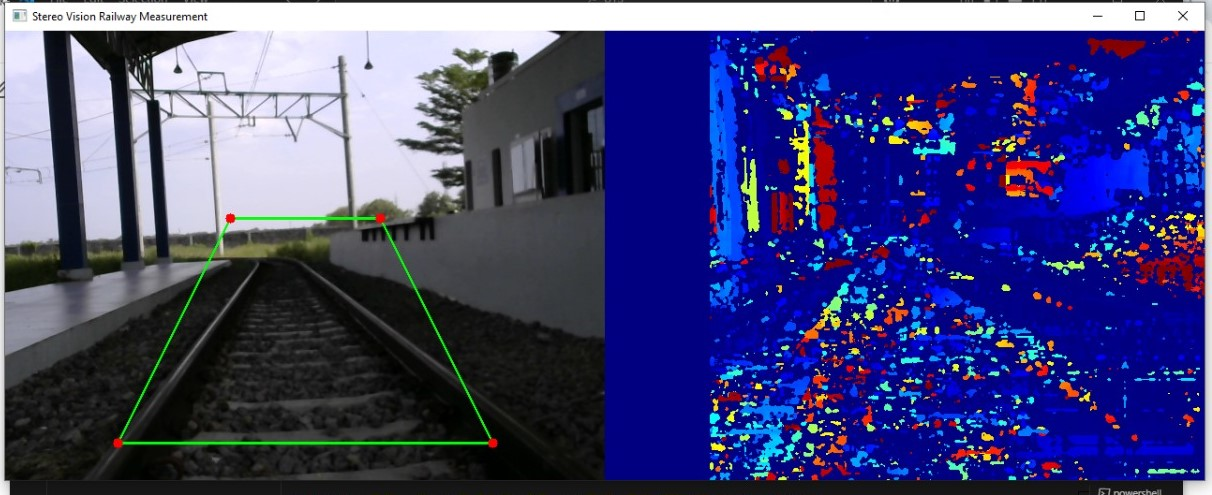
#> input picture Stereo Vision.jpg, 1212 x 495 px, given in place of the camera
$ python 'Project UTS Praktikum Kontrol Cerdas_Kelompok 4_TKA 6B.py'
#> lines starting #> are read from the running program, lines starting #| are printed output that depends on the picture; after the words box and inside, x2 and y2 are one past the last pixel; in counts of white or black regions, pixels touching at a corner belong together
import cv2
import numpy as np
import serial
import time
import threading
import pandas as pd
from datetime import datetime
import re

def nothing(x):
    pass

class SensorDataReader(threading.Thread):
    """
    Threaded serial reader for Arduino sensor data.
    Parses lines with following formats:
    - ULTRA:<value>
    - GYRO:X=<val>,Y=<val>,Z=<val>
    - WIDTH:<value>
    - LENGTH:<value>

    Continuously updates latest sensor values in a thread-safe way.
    """
    def __init__(self, port='COM3', baudrate=9600):
        super().__init__()
        self.ser = None
        self.port = port
        self.baudrate = baudrate
        self.running = False
        self.data_lock = threading.Lock()
        # Store individual sensor values separately
        self.sensor_data = {
            'length': None,
            'width': None,
            'gyro_x': None,
            'gyro_y': None,
            'gyro_z': None,
            'ultrasonic_distance': None
        }

        # Regex patterns for parsing
        self.gyro_pattern = re.compile(r'GYRO:.*?X=([-+]?[0-9]*\.?[0-9]+),\s*Y=([-+]?[0-9]*\.?[0-9]+),\s*Z=([-+]?[0-9]*\.?[0-9]+)', re.IGNORECASE)

    def run(self):
        try:
            self.ser = serial.Serial(self.port, self.baudrate, timeout=1)
            print(f"[Sensor] Connected to {self.port} at {self.baudrate} baud.")
        except Exception as e:
            print(f"[Sensor] Could not open serial port {self.port}: {e}")
            return

        self.running = True
        while self.running:
            try:
                line = self.ser.readline().decode('utf-8').strip()
                if line:
                    # Parse ultrasonic sensor value
                    if line.upper().startswith("ULTRA:"):
                        try:
                            val = float(line.split(':')[1].strip())
                            with self.data_lock:
                                self.sensor_data['ultrasonic_distance'] = val
                        except ValueError:
                            pass

                    # Parse gyro values GYRO:X=...,Y=...,Z=...
                    elif line.upper().startswith("GYRO:"):
                        match = self.gyro_pattern.match(line)
                        if match:
                            try:
                                gx = float(match.group(1))
                                gy = float(match.group(2))
                                gz = float(match.group(3))
                                with self.data_lock:
                                    self.sensor_data['gyro_x'] = gx
                                    self.sensor_data['gyro_y'] = gy
                                    self.sensor_data['gyro_z'] = gz
                            except ValueError:
                                pass

                    # Parse width measurement
                    elif line.upper().startswith("WIDTH:"):
                        try:
                            val = float(line.split(':')[1].strip())
                            with self.data_lock:
                                self.sensor_data['width'] = val
                        except ValueError:
                            pass

                    # Parse length measurement
                    elif line.upper().startswith("LENGTH:"):
                        try:
                            val = float(line.split(':')[1].strip())
                            with self.data_lock:
                                self.sensor_data['length'] = val
                        except ValueError:
                            pass

                    # Could add more sensors here if needed
            except Exception as e:
                print(f"[Sensor] Serial read error: {e}")
                break
        if self.ser and self.ser.is_open:
            self.ser.close()
            print("[Sensor] Serial port closed.")

    def stop(self):
        self.running = False
        self.join()

    def get_data(self):
        with self.data_lock:
            return self.sensor_data.copy()


def main():
    sensor_port = 'COM3'  # Set your Arduino COM port here
    sensor_reader = SensorDataReader(port=sensor_port, baudrate=6900)
    sensor_reader.start()

    cap_left = cv2.VideoCapture(0)
    cap_right = cv2.VideoCapture(2)

    if not cap_left.isOpened() or not cap_right.isOpened():
        print("Error: Could not open one or both cameras")
        sensor_reader.stop()
        return

    window_size = 10
    min_disp = 0
    num_disp = 64

    stereo = cv2.StereoSGBM_create(
        minDisparity = min_disp,
        numDisparities = num_disp,
        blockSize = 5,
        P1 = 8*3*window_size**2,
        P2 = 32*3*window_size**2,
        disp12MaxDiff = 1,
        uniquenessRatio = 15,
        speckleWindowSize = 0,
        speckleRange = 2,
        preFilterCap = 63,
        mode = cv2.STEREO_SGBM_MODE_SGBM_3WAY
    )

    # Parameter stereo vision
    focal_length = 746.68  # dalam pixel
    baseline = 0.21        # dalam meter

    cv2.namedWindow('Parameters')
    cv2.createTrackbar('CannyThresh1','Parameters',50,300,nothing)
    cv2.createTrackbar('CannyThresh2','Parameters',150,300,nothing)
    cv2.createTrackbar('NumDisp','Parameters',112,160,nothing)

    print("Press ESC to exit, 's' to save current measurement to Excel")

    saved_data = []
    last_measurements = None

    while True:
        retL, frameL = cap_left.read()
#> frameL is the input picture: shape (495, 1212, 3); mean B, G, R 120.9, 67.3, 66
        retR, frameR = cap_right.read()
        if not retL or not retR:
            print("Failed to grab frames")
            break

        frameL = cv2.resize(frameL, (320, 240))
#> frameL: shape (240, 320, 3)
        frameR = cv2.resize(frameR, (320, 240))

        grayL = cv2.cvtColor(frameL, cv2.COLOR_BGR2GRAY)
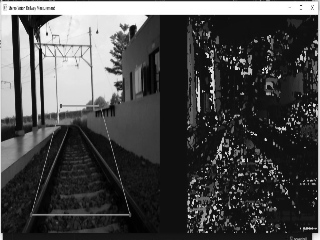
#> grayL: shape (240, 320); min 0, max 255, mean 73
        grayR = cv2.cvtColor(frameR, cv2.COLOR_BGR2GRAY)

        canny_thresh1 = cv2.getTrackbarPos('CannyThresh1', 'Parameters')
        canny_thresh2 = cv2.getTrackbarPos('CannyThresh2', 'Parameters')
        num_disp = cv2.getTrackbarPos('NumDisp', 'Parameters')
        if num_disp % 16 != 0:
            num_disp = (num_disp //16)*16
        if num_disp < 16:
            num_disp = 16
        stereo.setNumDisparities(num_disp)

        disparity = stereo.compute(grayL, grayR).astype(np.float32) / 16.0
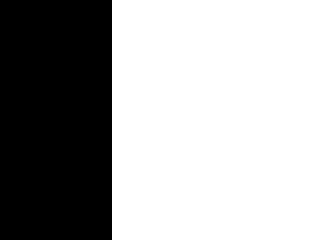
#> disparity: shape (240, 320) float32; values -1 (black) and 0 (white), 65% white; 1 black region, box (x1, y1, x2, y2) and area: (0, 0, 112, 240) 26880
        disp_vis = cv2.normalize(disparity, None, alpha=0, beta=255, norm_type=cv2.NORM_MINMAX)
        disp_vis = np.uint8(disp_vis)
        edges = cv2.Canny(grayL, canny_thresh1, canny_thresh2)
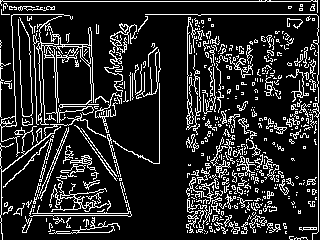
#> edges: shape (240, 320); 16.1% white in thin lines or dots

        contours, hierarchy = cv2.findContours(edges, cv2.RETR_EXTERNAL, cv2.CHAIN_APPROX_SIMPLE)
#> contours = 486 contours, 436 with area under 20; largest, box (x1, y1, x2, y2) and area: (36, 16, 99, 125) 2738, (50, 179, 111, 212) 161, (186, 17, 201, 130) 141, (0, 14, 73, 157) 126, (136, 49, 161, 99) 104

        measurement_text = "No valid measurement"
        length_stereo = None
        width_stereo = None

        if contours:
            largest_contour = max(contours, key=cv2.contourArea)
#> largest_contour = contour of 320 points, box (x1, y1, x2, y2) (36, 16, 99, 125), area 2738
            epsilon = 0.02 * cv2.arcLength(largest_contour, True)
#> epsilon = 21.14
            approx = cv2.approxPolyDP(largest_contour, epsilon, True)
#> approx = [[61, 16], [37, 24], [41, 124], [42, 45], [46, 113], [98, 104], [90, 27], [40, 41]]

            if len(approx) >= 4:
                pts = approx.reshape(-1,2)
#> pts has the same summary as approx
                pts = pts[np.argsort(pts[:,0])]
#> pts = [[37, 24], [40, 41], [41, 124], [42, 45], [46, 113], [61, 16], [90, 27], [98, 104]]
                left_pts = pts[:len(pts)//2]
#> left_pts = [[37, 24], [40, 41], [41, 124], [42, 45]]
                right_pts = pts[len(pts)//2:]
#> right_pts = [[46, 113], [61, 16], [90, 27], [98, 104]]
                left_bottom = left_pts[np.argmax(left_pts[:,1])]
#> left_bottom = [41, 124]
                left_top = left_pts[np.argmin(left_pts[:,1])]
#> left_top = [37, 24]
                right_bottom = right_pts[np.argmax(right_pts[:,1])]
#> right_bottom = [46, 113]
                right_top = right_pts[np.argmin(right_pts[:,1])]
#> right_top = [61, 16]
                trapezoid_pts = np.array([left_bottom, left_top, right_top, right_bottom], dtype=np.int32)
#> trapezoid_pts = [[41, 124], [37, 24], [61, 16], [46, 113]]

                points_3D = []
                for (x,y) in trapezoid_pts:
                    x_clamped = np.clip(x, 0, disparity.shape[1]-1)
                    y_clamped = np.clip(y, 0, disparity.shape[0]-1)
                    disp = disparity[y_clamped, x_clamped]
                    if disp <= 0:
                        X = np.nan
                        Y = np.nan
                        Z = np.nan
                    else:
                        Z = (focal_length * baseline) / disp
                        X = (x_clamped - 640/2) * Z / focal_length
                        Y = (y_clamped - 480/2) * Z / focal_length
                    points_3D.append([X,Y,Z])
#> this loop made 4 passes
#> (x, y, x_clamped, y_clamped) on passes 1 to 4: (41, 124, 41, 124), (37, 24, 37, 24), (61, 16, 61, 16), (46, 113, 46, 113)
#> after the loop, points_3D = [[nan, nan, nan], [nan, nan, nan], [nan, nan, nan], [nan, nan, nan]]
                points_3D = np.array(points_3D)

                if np.isnan(points_3D).any():
                    measurement_text = "Bad disparity data"
                else:
                    width_bottom = np.linalg.norm(points_3D[0] - points_3D[3])
                    width_top = np.linalg.norm(points_3D[1] - points_3D[2])
                    width_stereo = (width_bottom + width_top)/2

                    length_left = np.linalg.norm(points_3D[0] - points_3D[1])
                    length_right = np.linalg.norm(points_3D[3] - points_3D[2])
                    length_stereo = (length_left + length_right)/2

                    measurement_text = "Stereo W: {:.2f}cm  L: {:.2f}cm".format(width_stereo, length_stereo)

                cv2.polylines(frameL, [trapezoid_pts], isClosed=True, color=(0,255,0), thickness=2)
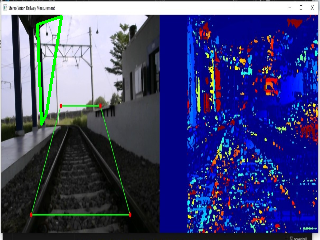
#> frameL: shape (240, 320, 3); mean B, G, R 119.4, 68.3, 64.6
                for pt in trapezoid_pts:
                    cv2.circle(frameL, tuple(pt), 5, (0,0,255), -1)
#> this loop made 4 passes
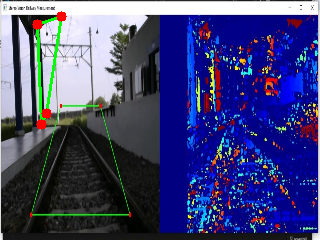
#> frameL: shape (240, 320, 3); 0.42% of pixels changed, all inside (x1, y1, x2, y2) = (32, 11, 67, 130)

                cv2.putText(frameL, measurement_text, (10,30), cv2.FONT_HERSHEY_SIMPLEX, 1, (0,255,0), 2)
#> frameL: shape (240, 320, 3); 2.6% of pixels changed, all inside (x1, y1, x2, y2) = (13, 7, 299, 39)
            else:
                cv2.putText(frameL, "Not enough polygon points", (10,30), cv2.FONT_HERSHEY_SIMPLEX, 0.7, (0,0,255), 2)
        else:
            cv2.putText(frameL, "No contour detected", (10,30), cv2.FONT_HERSHEY_SIMPLEX, 0.7, (0,0,255), 2)

        sensor_data = sensor_reader.get_data()

        # Combine stereo and sensor measurements with weights
        if sensor_data['length'] is not None and length_stereo is not None:
            weight_stereo = 0.6
            weight_sensor = 0.4
            combined_length = weight_stereo*length_stereo + weight_sensor*sensor_data['length']
        else:
            combined_length = length_stereo if length_stereo is not None else sensor_data['length']

        if sensor_data['width'] is not None and width_stereo is not None:
            combined_width = weight_stereo*width_stereo + weight_sensor*sensor_data['width']
        else:
            combined_width = width_stereo if width_stereo is not None else sensor_data['width']

        # Print combined measurement in terminal
        print("\rCombined Measurement - Width: {:0.2f} cm, Length: {:0.2f} cm".format(
            combined_width if combined_width else 0,
            combined_length if combined_length else 0
        ), end='')

        # Display sensor info on frame
        if sensor_data['ultrasonic_distance'] is not None:
            sensor_text1 = f"Ultrasonic Dist: {sensor_data['ultrasonic_distance']:.2f} cm"
            cv2.putText(frameL, sensor_text1, (10,70), cv2.FONT_HERSHEY_SIMPLEX, 0.6, (255,255,255), 1)
        if None not in (sensor_data['gyro_x'], sensor_data['gyro_y'], sensor_data['gyro_z']):
            sensor_text2 = f"Gyro: X={sensor_data['gyro_x']:.2f}, Y={sensor_data['gyro_y']:.2f}, Z={sensor_data['gyro_z']:.2f}"
            cv2.putText(frameL, sensor_text2, (10,100), cv2.FONT_HERSHEY_SIMPLEX, 0.6, (255,255,255), 1)

        disp_color = cv2.applyColorMap(disp_vis, cv2.COLORMAP_JET)
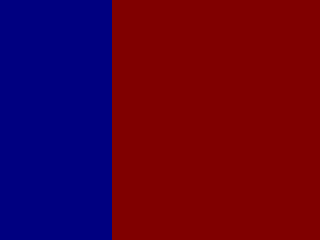
#> disp_color: shape (240, 320, 3); mean B, G, R 44.8, 0, 83.2
        combined = cv2.hconcat([frameL, disp_color])
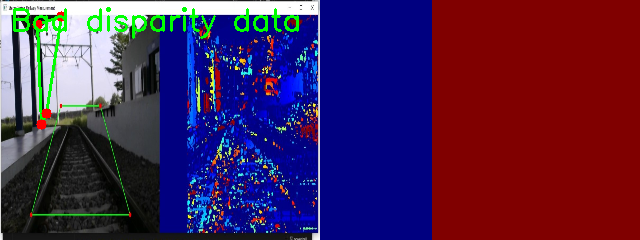
#> combined: shape (240, 640, 3); mean B, G, R 80.1, 36, 73

        cv2.imshow('Stereo Vision Railway Measurement', combined)
        cv2.imshow('Canny Edges', edges)

        key = cv2.waitKey(1) & 0xFF
#> (key Esc is pressed here)
        if key == 27:  # ESC
            break
        elif key == ord('s'):
            timestamp = datetime.now().strftime("%Y-%m-%d %H:%M:%S")
            data_to_save = {
                'Timestamp': timestamp,
                'Stereo_Width_m': width_stereo if width_stereo is not None else np.nan,
                'Stereo_Length_m': length_stereo if length_stereo is not None else np.nan,
                'Sensor_Width_m': sensor_data['width'] if sensor_data['width'] is not None else np.nan,
                'Sensor_Length_m': sensor_data['length'] if sensor_data['length'] is not None else np.nan,
                'Combined_Width_m': combined_width if combined_width else np.nan,
                'Combined_Length_m': combined_length if combined_length else np.nan,
                'Ultrasonic_m': sensor_data['ultrasonic_distance'] if sensor_data['ultrasonic_distance'] is not None else np.nan,
                'Gyro_X': sensor_data['gyro_x'] if sensor_data['gyro_x'] is not None else np.nan,
                'Gyro_Y': sensor_data['gyro_y'] if sensor_data['gyro_y'] is not None else np.nan,
                'Gyro_Z': sensor_data['gyro_z'] if sensor_data['gyro_z'] is not None else np.nan,
            }
            saved_data.append(data_to_save)
            df = pd.DataFrame(saved_data)
            excel_filename = 'railway_measurements.xlsx'
            try:
                df.to_excel(excel_filename, index=False)
                print(f"\nData saved to {excel_filename}")
            except Exception as e:
                print(f"\nError saving to Excel: {e}")

    cap_left.release()
    cap_right.release()
    sensor_reader.stop()
    cv2.destroyAllWindows()

if __name__ == "__main__":
        main()
